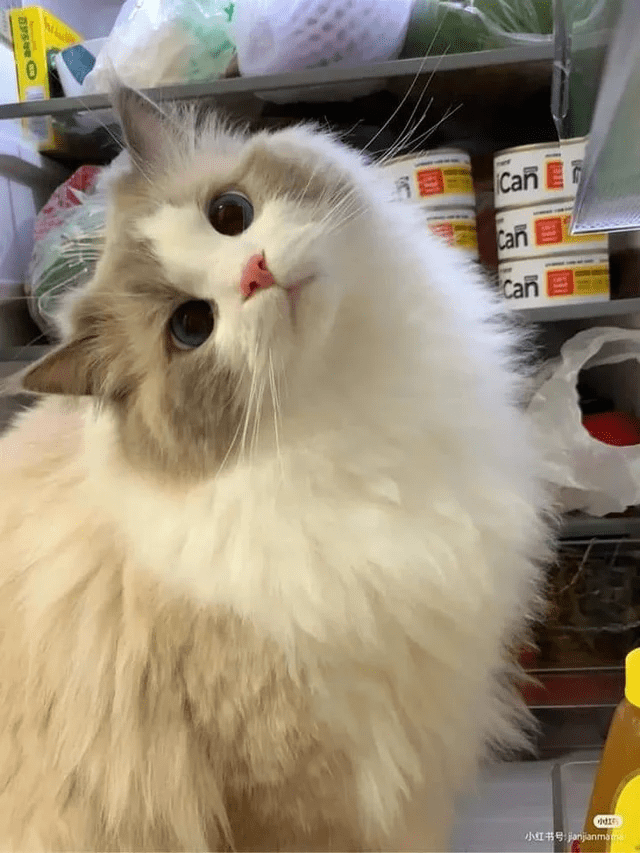
#> input picture Practice-54-img.png, 640 x 853 px
$ python Practice-54.py
#> lines starting #> are read from the running program, lines starting #| are printed output that depends on the picture
import numpy as np
import matplotlib.pyplot as plt
import matplotlib.image as mpimg
from sklearn.decomposition import PCA

image = mpimg.imread("Practice-54-img.png")
#> image is the input picture: shape (853, 640, 4) float32; mean R, G, B, A 0.595, 0.545, 0.46, 1
m, n, c = image.shape
#> m = 853; n = 640; c = 4

plt.imshow(image)
plt.show()

img_r = np.reshape(image, (m, n * c))
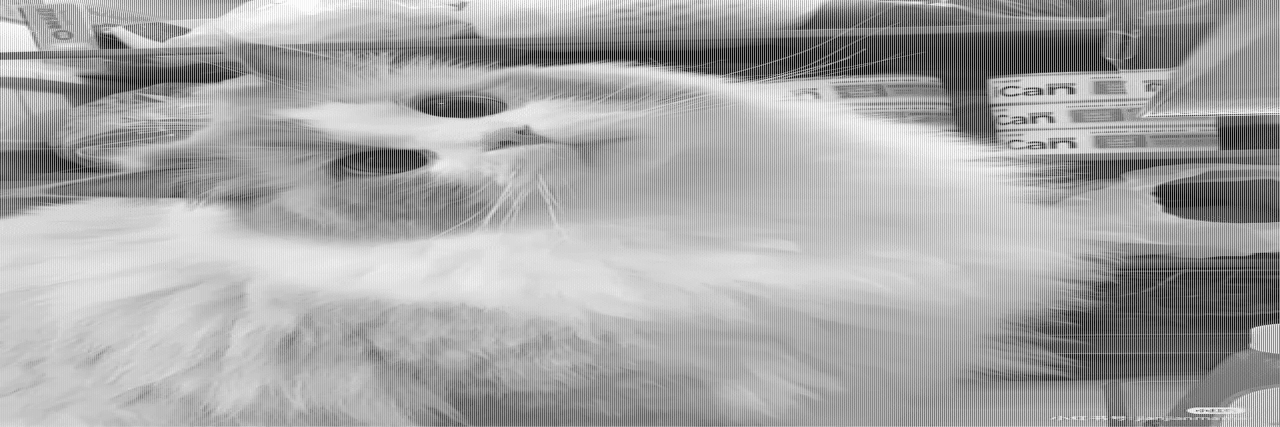
#> img_r: shape (853, 2560) float32 (shown at 1/2 size); min 0.0118, max 1, mean 0.65
print(img_r)
#> (printed output is left out)

min0 = min(m, n)
#> min0 = 640

def plot_img_k(k):
    pca = PCA(n_components=k).fit(img_r)
    img_c = pca.transform(img_r)
    img_cr = pca.inverse_transform(img_c)
    plt.imshow(img_cr)

k_lst = [2, 10, 25, 50, 100, 125]

for i in range(len(k_lst)):
    plt.subplot(2, 3, i + 1)
    plot_img_k(k_lst[i])
    plt.title("components: " + str(k_lst[i]))
#> this loop made 6 passes
#> pass 1, in plot_img_k, `img_cr = pca.inverse_transform(img_c)`:
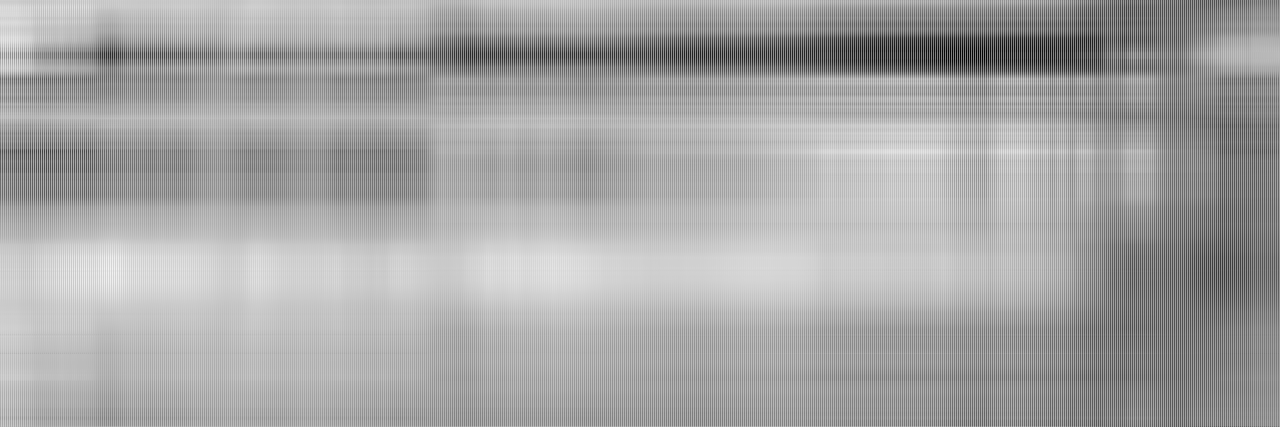
#> img_cr: shape (853, 2560) float32 (shown at 1/2 size); min -0.0715, max 1.04, mean 0.65; drawn with min black and max white

plt.show()
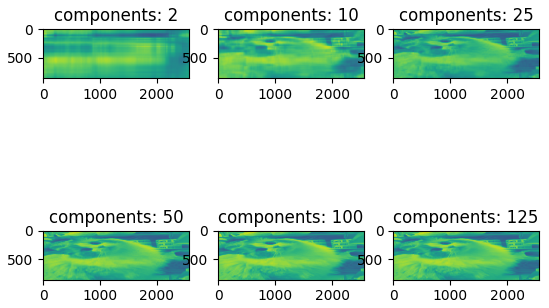
#> figure drawn by matplotlib, 6 panels

for i in range(50):
    ipca = PCA(n_components=i)
    img_c = ipca.fit_transform(img_r)
    img_cr = ipca.inverse_transform(img_c)
    variance_exp_cumsum = ipca.explained_variance_ratio_.cumsum()
#> this loop made 50 passes
#> pass 1, `img_cr = ipca.inverse_transform(img_c)`:
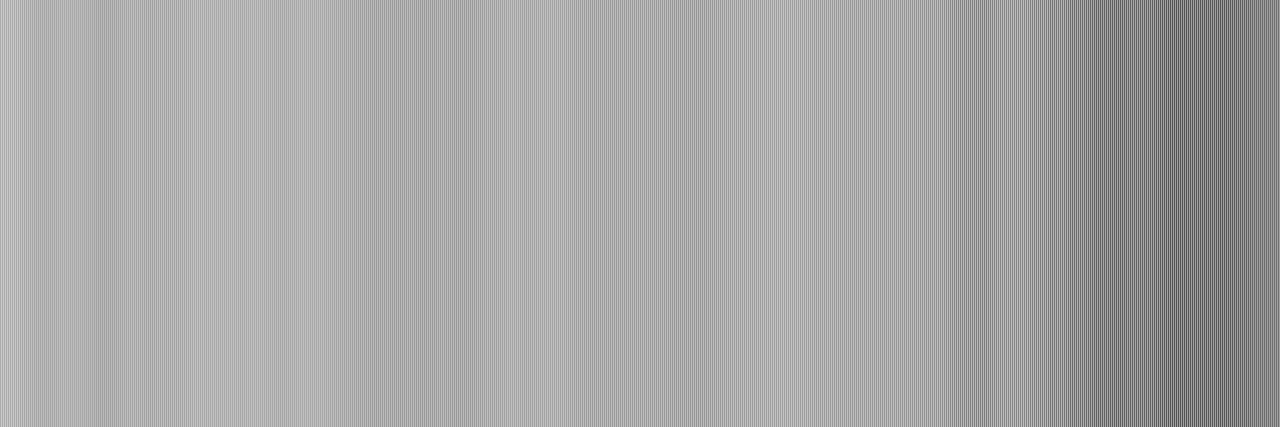
#> img_cr: shape (853, 2560) float32 (shown at 1/2 size); min 0.249, max 1, mean 0.65
#> pass 2, `img_cr = ipca.inverse_transform(img_c)`:
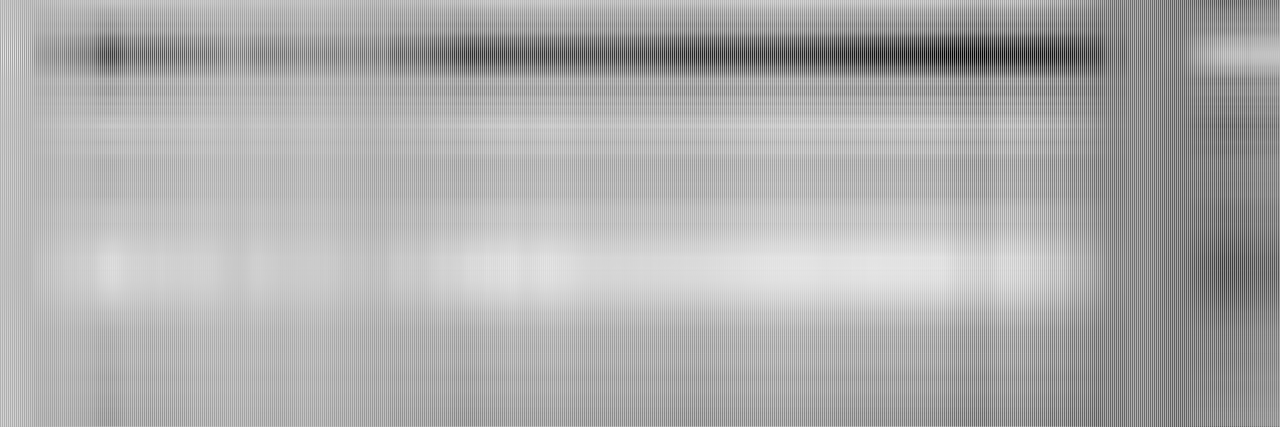
#> img_cr: shape (853, 2560) float32 (shown at 1/2 size); min -0.0814, max 1, mean 0.65; drawn with min black and max white
#> after the loop:
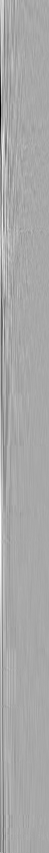
#> img_c: shape (853, 49) float32; min -16.81, max 8.64, mean 5.48e-07; drawn with min black and max white
plt.plot(range(1, 50), variance_exp_cumsum)
plt.xlabel("n_component")
plt.ylabel("variance_sum")
plt.show()
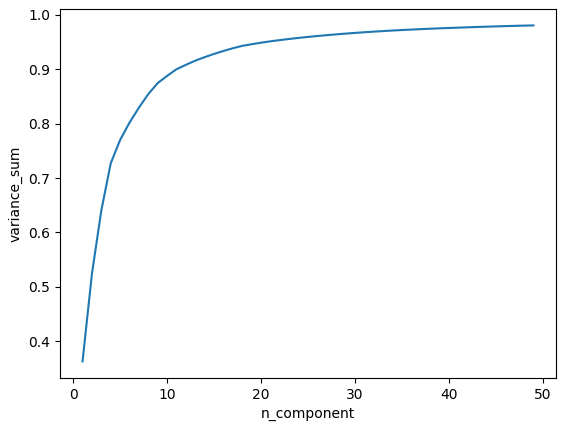
#> figure drawn by matplotlib, 1 panel; curve peaks at x = 49, y = 0.98

$ run again, with Practice-53-img.jpg saved as Practice-54-img.png
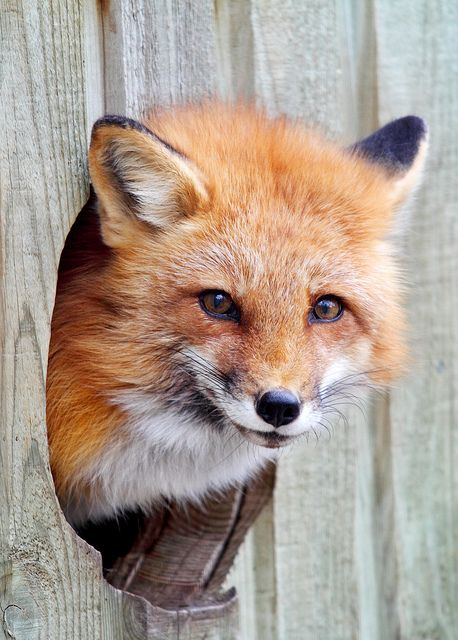
#> input picture Practice-53-img.jpg, 458 x 640 px
#> image is the input picture: shape (640, 458, 3) float32; mean R, G, B 0.675, 0.619, 0.576
#> (printed output is left out)
#> the loop `for i in range(50):` made 50 passes
#> pass 1, `img_cr = ipca.inverse_transform(img_c)`:
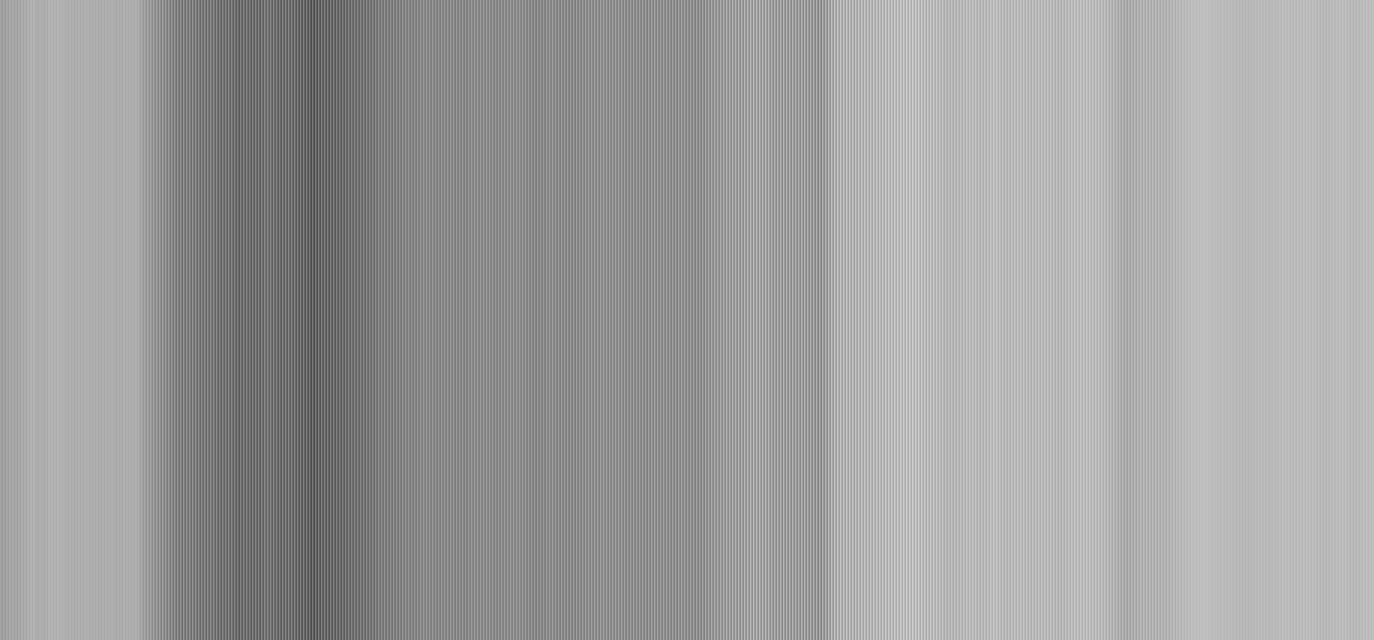
#> img_cr: shape (640, 1374) float32; min 0.298, max 0.816, mean 0.623
#> `plt.show()`:
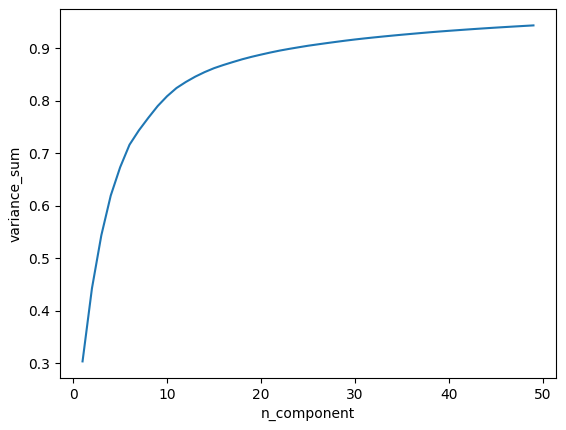
#> figure drawn by matplotlib, 1 panel; curve peaks at x = 49, y = 0.944
